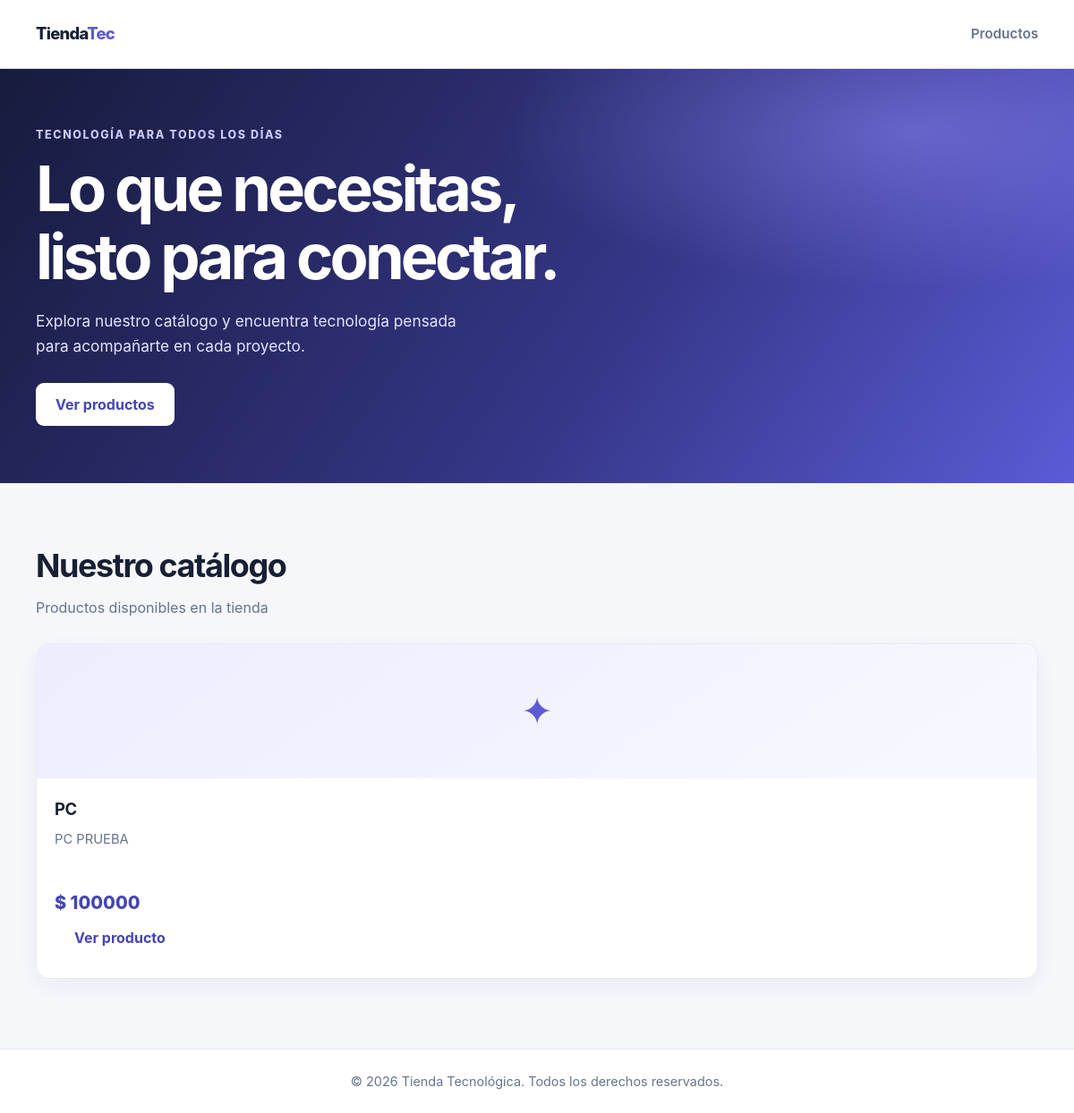
The app's page /, older data.
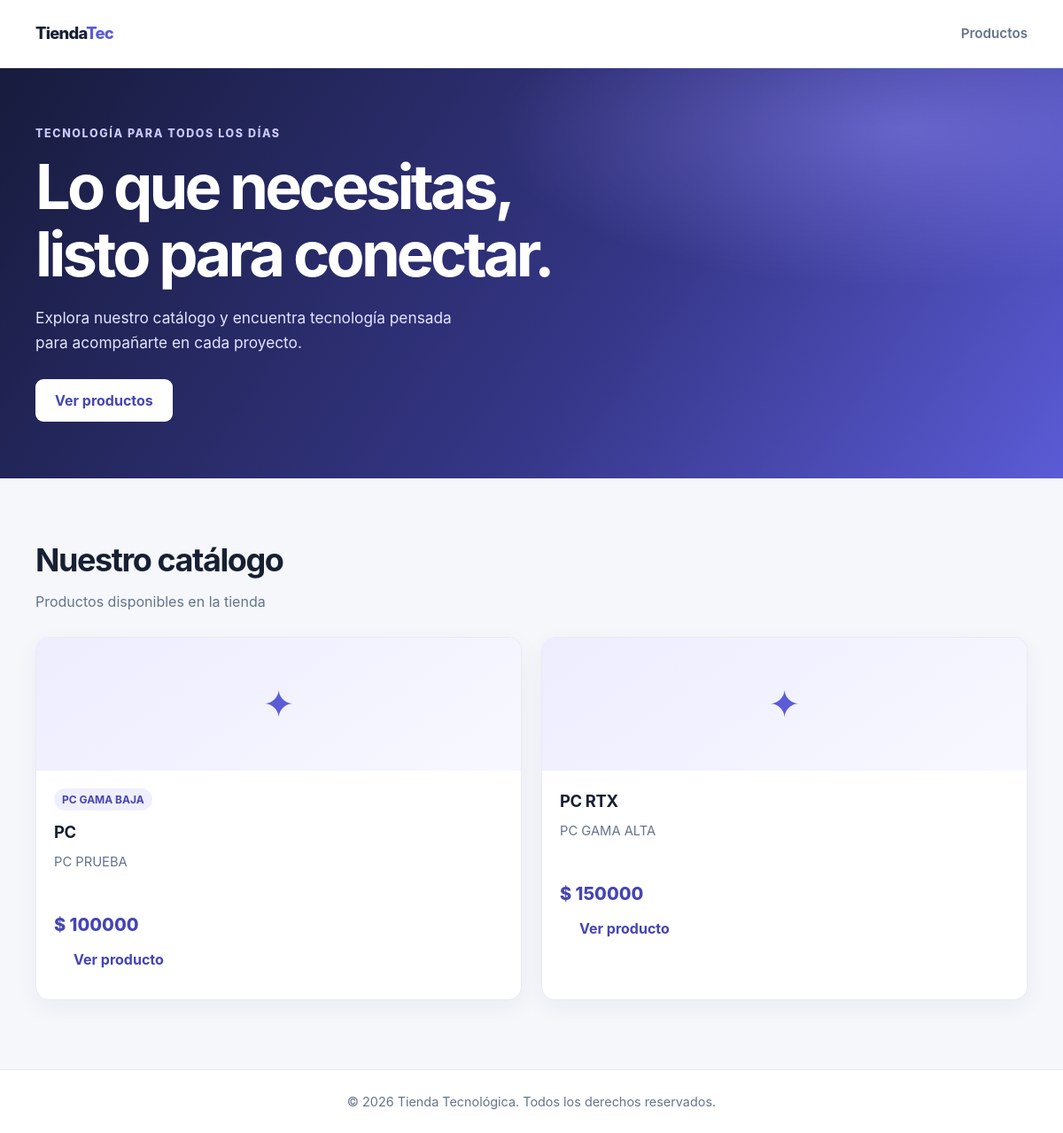
The same page, newer data.
### catalogo/models.py (models this page shows, shortened)
class Catalogo(models.Model):
    nombre = models.CharField(max_length=100)
    descripcion = models.TextField()
    precio = models.DecimalField(max_digits=10, decimal_places=2)
    fecha_creacion = models.DateTimeField(auto_now_add=True)
    miniatura = models.ImageField(upload_to='productos/', null=True, blank=True)

class Categoria(models.Model):
    nombre = models.CharField(max_length=100)
    descripcion = models.TextField()
    foreign_key = models.ForeignKey(Catalogo, on_delete=models.CASCADE, related_name='categorias')

### catalogo/views.py (the view)
# urls.py: path('', views.inicio, name='inicio'),
def inicio(request):
    productos = Catalogo.objects.prefetch_related('categorias')
    cat = request.GET.get('categoria')
    if cat:
        productos = productos.filter(categorias__nombre=cat)
    q = request.GET.get('q')
    if q:
        productos = productos.filter(nombre__icontains=q)
    return render(request, 'catalogo/inicio.html', {'productos': productos})

### templates/catalogo/inicio.html (shortened to what this page needs)
<!DOCTYPE html>
<html lang="es">
<head>
    {% load static %}
    <link rel="stylesheet" href="{% static 'catalogo/css/inicio.css' %}">
</head>
<body>
    <header class="topbar">
        <nav class="navigation" aria-label="Navegación principal">
            <a class="brand" href="{% url 'inicio' %}">Tienda<span>Tec</span></a>
            <a class="nav-link" href="#productos">Productos</a>
        </nav>
    </header>
    <main>
        <section class="hero">
            <div class="hero-content">
                <div class="hero-copy">
                    <p class="eyebrow">Tecnología para todos los días</p>
                    <h1>Lo que necesitas, listo para conectar.</h1>
                    <p>Explora nuestro catálogo y encuentra tecnología pensada para acompañarte en cada proyecto.</p>
                    <a class="button" href="#productos">Ver productos</a>
                </div>
            </div>
        </section>
        <section class="catalog" id="productos" aria-labelledby="catalog-title">
            <div class="section-heading">
                <div>
                    <h2 id="catalog-title">Nuestro catálogo</h2>
                    <p>Productos disponibles en la tienda</p>
                </div>
            </div>
            {% if productos %}
                <div class="product-grid">
                    {% for producto in productos %}
                        <article class="product-card">
                            {% if producto.miniatura %}
                                <img class="product-image{% if producto.nombre == 'PC RTX' %} product-image-rtx{% endif %}" src="{{ producto.miniatura.url }}" alt="{{ producto.nombre }}">
                            {% else %}
                                <div class="product-art" aria-hidden="true">✦</div>
                            {% endif %}
                            <div class="product-info">
                                {% if producto.categorias.all %}
                                    <div class="category-list">
                                        {% for categoria in producto.categorias.all %}
                                            <span class="category">{{ categoria.nombre }}</span>
                                        {% endfor %}
                                    </div>
                                {% endif %}
                                <h3>{{ producto.nombre }}</h3>
                                <p class="description">{{ producto.descripcion|default:"Consulta los detalles de este producto." }}</p>
                                <p class="price">$ {{ producto.precio|floatformat:0 }}</p>
                                <a class="button" href="{% url 'detalle_producto' producto.nombre %}">Ver producto</a>
                            </div>
                        </article>
                    {% endfor %}
                </div>
            {% else %}
                <div class="empty-state">
                    <h3>Aún no hay productos</h3>
                    <p>Estamos preparando el catálogo. Vuelve pronto para descubrir las novedades.</p>
                </div>
            {% endif %}
        </section>
    </main>
    <footer>
        &copy; {% now "Y" %} Tienda Tecnológica. Todos los derechos reservados.
    </footer>
</body>
</html>

Row changes from the older to the newer data that the page shows:
added Categoria: nombre "PC GAMA BAJA", shown under Catalogo "PC"
added Catalogo: nombre "PC RTX", descripcion "PC GAMA ALTA", precio "150000"
